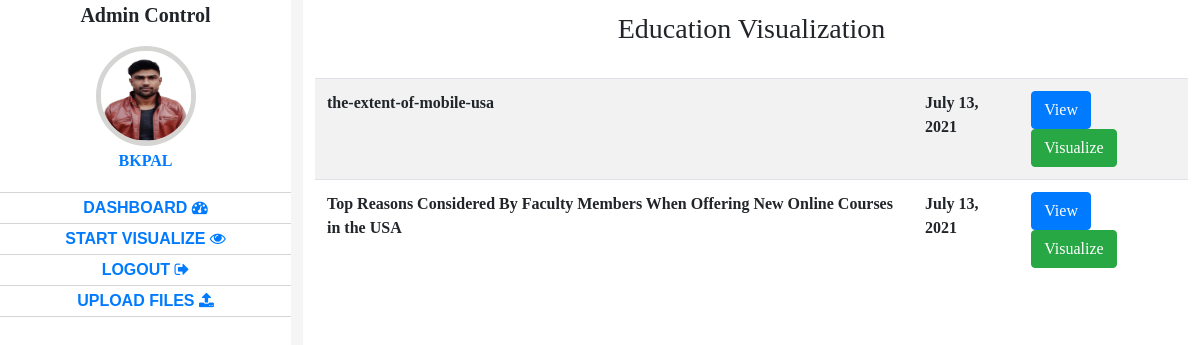
/Admincontrol/education-1/ (signed in), run on the app's committed database.
### Admincontrol/models.py (models this page shows)
class FILES(models.Model):
	file = models.FileField(upload_to='allfiles/',default='alt.png')
	uploaded_date = models.DateField(auto_now_add=True)
	cate = models.CharField(max_length=1000)
	filesize = models.CharField(max_length=200)
	filetype = models.CharField(max_length=200)
	filename = models.CharField(max_length=1000)

### Admincontrol/views.py (the view, shortened to what this page needs)
# urls.py: path('<str:cate_slug>/',views.cate_action,name='cate_action'),
@login_required(login_url='Signin')
def cate_action(request,cate_slug,no_allowed_slug=''):
	if no_allowed_slug=='upload_all_file_page':
		return redirect('http://127.0.0.1:8000/Admincontrol/'+no_allowed_slug)
	if cate_slug=="education-1" and request.method=="POST" and request.POST['action']=="view-open":
		file = FILES.objects.filter(id=request.POST['pid'])
		for i in file:
			df = pd.read_csv("media/"+str(i.file))
			return HttpResponse(df.to_html())
	if cate_slug=="politics-2" and request.method=="POST" and request.POST['action']=="view-open":
		file = FILES.objects.filter(id=request.POST['pid'])
		for i in file:
			df = pd.read_csv("media/"+str(i.file))
			return HttpResponse(df.to_html())
	if cate_slug=="pandemic-3" and request.method=="POST" and request.POST['action']=="view-open":
		file = FILES.objects.filter(id=request.POST['pid'])
		for i in file:
			df = pd.read_csv("media/"+str(i.file))
			return HttpResponse(df.to_html())
	if cate_slug=="health-4" and request.method=="POST" and request.POST['action']=="view-open":
		file = FILES.objects.filter(id=request.POST['pid'])
		for i in file:
			df = pd.read_csv("media/"+str(i.file))
			return HttpResponse(df.to_html())
	cates = CATE.objects.all()
	filedata = FILES.objects.all().order_by('-id')
	cate_file = FILES.objects.filter(cate=cate_slug)
	return render(request,'Admincontrol/'+cate_slug+'.html',{"cate":cates,"filedata":filedata,"cate_file":cate_file})

### templates/Admincontrol/education-1.html (shortened to what this page needs)
{% extends 'Admincontrol/base.html' %}
{% load static %}
{%block upload %}<a href="upload_all_file_page">Upload Files <i class="fa fa-upload"></i></a>{%endblock%}
{% block content %}
			<center>
			<h3>Education Visualization</h3>
		</center>
		<br>
		<table class="table table-striped table-hover" style="font-weight: bold;">
			 {%for i in cate_file %}
					<tr>
						<td>{{i.filename}}</td>
						<td>{{i.uploaded_date}}</td>
						<td>
						<a href="#" class="btn btn-primary view-open" pid="{{i.id}}">View</a>&nbsp;
						<a href="Visualize/{{i.id}}/" fid="{{i.id}}" class="btn btn-success">Visualize</a></td>
					</tr>
			{%endfor%}
		</table>
{% endblock content %}

### templates/Admincontrol/base.html (shortened to what this page needs)
{% load static %}
<!DOCTYPE html>
<html>
<head>
	<link rel="stylesheet" type="text/css" href="https://stackpath.bootstrapcdn.com/bootstrap/4.5.2/css/bootstrap.min.css">
	<link rel="stylesheet" type="text/css" href="https://stackpath.bootstrapcdn.com/font-awesome/4.7.0/css/font-awesome.min.css">
	<link rel="stylesheet" type="text/css" href="{% static 'Admincontrol/css/mystyle.css' %}">
</head>
<body>
	<div class="main-container">
		<div class="left-container">
			<p class="name-title">Admin Control</p>
			<ul class="admin-list">
				<li>
					{% if user.is_authenticated %}
					<a href="#">
					<img src="{% static 'Admincontrol/images/sk.jpg' %}" style="width: 100px;border-radius: 50%;height: 100px;border-width: 20px;border:5px solid #D5D5D4;">
				    <p>{{user.username}}</p>
				</a>
				   {%endif%}
			   </li>
				<li><a href="{% url 'DashBoard' %}" att="DashBoard" class="links">DashBoard <i class="fa fa-dashboard"></i></a></li>
				<li><a href="{% url 'index' %}" att="StartVisualize" class="links">Start Visualize <i class="fa fa-eye"></i></a></li>
				<li><a href="{% url 'Logout' %}" att="Logout" class="links">Logout <i class="fa fa-sign-out"></i></a></li>
				<li>{%block upload %}{%endblock%}</li>
			</ul>
		</div>
		<div class="right-container">
			{%block content%}
			{%endblock content%}
		</div>
	</div>
</body>
</html>

### static/Admincontrol/css/mystyle.css (style rules this page uses)
body { background: #F5F5F5; font-family: 'Trebuchet MS'; overflow-x: hidden; }
* { padding: 0; font-family: 'Tahoma'; margin:0; }
.main-container { width: 100%; height: auto; display: flex; flex-direction: row; }
.left-container { flex: 1; height: 100%; background: #FFFFFF; width: 100%; min-height: 1000px; text-transform: uppercase; font-family: sans-serif; }
.right-container { flex: 3; min-height: 1000px; background: #FFFFFF; padding: 12px; margin-left: 12px; font-family: sans-serif; }
.name-title { font-size: 20px; width: 100%; text-align: center; font-family: 'Lucida Calligraphy'; font-weight: bold; text-transform: none; }
.admin-list { width: 100%; }
.admin-list li { width: 100%; line-height: 30px; list-style: none; text-align: center; box-sizing: border-box; border-bottom: 1px solid #D5D5D5; }
.admin-list li a { text-align: center; display: block; text-decoration: none; font-weight: bold; font-family: sans-serif; }

### data on the page
FILES: filename "the-extent-of-mobile-usa", uploaded_date "July 13, 2021"
FILES: filename "Top Reasons Considered By Faculty Members When Offering New Online Courses in the USA", uploaded_date "July 13, 2021"

### other printed values
{{ user.username }} "BKPAL"
